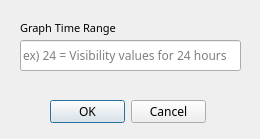
<?xml version="1.0" encoding="UTF-8"?>
<ui version="4.0">
 <class>Dialog</class>
 <widget class="QDialog" name="Dialog">
  <property name="geometry">
   <rect>
    <x>0</x>
    <y>0</y>
    <width>260</width>
    <height>139</height>
   </rect>
  </property>
  <property name="windowTitle">
   <string>Dialog</string>
  </property>
  <widget class="QDialogButtonBox" name="buttonBox">
   <property name="geometry">
    <rect>
     <x>50</x>
     <y>100</y>
     <width>156</width>
     <height>23</height>
    </rect>
   </property>
   <property name="font">
    <font>
     <family>Noto Sans</family>
    </font>
   </property>
   <property name="standardButtons">
    <set>QDialogButtonBox::Cancel|QDialogButtonBox::Ok</set>
   </property>
  </widget>
  <widget class="QLabel" name="label">
   <property name="geometry">
    <rect>
     <x>20</x>
     <y>20</y>
     <width>121</width>
     <height>16</height>
    </rect>
   </property>
   <property name="sizePolicy">
    <sizepolicy hsizetype="Preferred" vsizetype="Maximum">
     <horstretch>0</horstretch>
     <verstretch>0</verstretch>
    </sizepolicy>
   </property>
   <property name="font">
    <font>
     <family>Noto Sans</family>
     <pointsize>8</pointsize>
    </font>
   </property>
   <property name="text">
    <string>Graph Time Range</string>
   </property>
  </widget>
  <widget class="QLineEdit" name="range_input">
   <property name="geometry">
    <rect>
     <x>20</x>
     <y>40</y>
     <width>221</width>
     <height>31</height>
    </rect>
   </property>
   <property name="font">
    <font>
     <family>Noto Sans</family>
    </font>
   </property>
   <property name="placeholderText">
    <string>ex) 24 = Visibility values for 24 hours</string>
   </property>
  </widget>
 </widget>
 <resources/>
 <connections/>
</ui>
